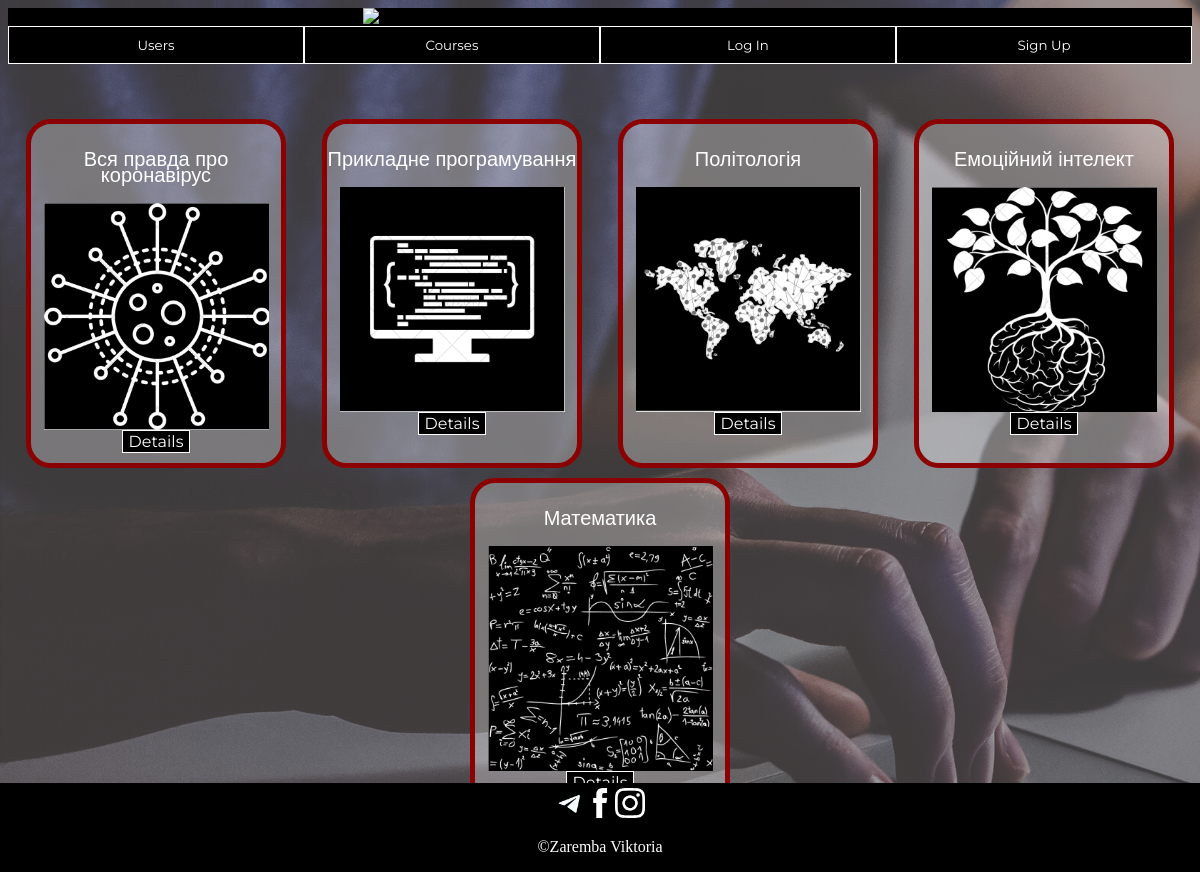
Page /oncourse/ on the committed database.
### oncourse/models.py (models this page shows, shortened)
class Course(models.Model):
    course_name = models.CharField(max_length=200)
    pub_date = models.DateTimeField('date published')
    image = models.ImageField(upload_to='media', blank=True)
    def was_published_recently(self):
        now = timezone.now()
        return now - datetime.timedelta(days=1) <= self.pub_date <= now
    was_published_recently.admin_order_field = 'pub_date'
    was_published_recently.boolean = True
    was_published_recently.short_description = 'Published recently?'

### oncourse/views.py (the view)
# urls.py: path('', views.IndexView.as_view(), name='index'),
class IndexView(ListView):
    template_name = 'oncourse/index.html'
    context_object_name = 'latest_course_list'
    def get_queryset(self):
        return Course.objects.filter(
            pub_date__lte=timezone.now()
        ).order_by('-pub_date')[:5]

### oncourse/templates/oncourse/index.html (shortened to what this page needs)
<!DOCTYPE html>
<html>
{% load static %}
    <head>
        <link rel="stylesheet" type="text/css" href="{% static 'oncourse/style.css' %}">
    </head>
    <body>
        <header class="hstyle">
                <img src="https://document-export.canva.com/DAD3Bx9cC_w/15/thumbnail/0001-5605026286.png" alt="OnCourse logo">
                <nav class="menu">
                {% if user.is_authenticated %}
                <form action="{% url 'oncourse:logout' %}" method="post">
                    {% csrf_token %}
                    <button type="submit">Logout</button>
                </form>
                <form action="{% url 'oncourse:profile' %}" method="post">
                    {% csrf_token %}
                    <button type="submit">Profile</button>
                </form>
                {% else %}
                <form action="{% url 'oncourse:signup' %}" method="post">
                    <button type="submit">Sign Up</button>
                </form>
                <form action="{% url 'oncourse:login' %}" method="post">
                    <button type="submit">Log In</button>
                </form>
                {% endif %}
                <form action="{% url 'oncourse:index' %}" method="get">
                    <button type="submit">Courses</button>
                </form>
                <form action="{% url 'oncourse:userslist' %}" method="get">
                    <button type="submit">Users</button>
                </form>
            </nav>
            </header>
        {% block body %}
            <div class="courses">
                <div class="inline">
                    {% block content %}
                        {% if latest_course_list %}
                            {% for course in latest_course_list %}
                                <div class="course-item">
                                    <p>{{ course.course_name }}</p>
                                    <img src="{{ course.image.url }}">
                                    <form class="" action="{% url 'oncourse:detail' course.id %}" method="">
                                        <button type="submit">Details</button>
                                    </form>
                                </div>
                            {% endfor %}
                        {% else %}
                            <p>No courses are available.</p>
                        {% endif %}
                    {% endblock %}
                </div>
            </div>
        {% endblock %}
        <footer>
            <div class="images">
                <a href="https://t.me/pabeda_30"><img src="../../media/images/telegram.png" alt=""></a>
                <a href="https://www.facebook.com/ViktoriiaZaremba/"><img src="../../media/images/facebook.png" alt=""></a>
                <a href="https://www.instagram.com/_pabeda_/"><img src="../../media/images/instagram.png" alt=""></a>
		    </div>
           <div class="credits">
               <p>©Zaremba Viktoria</p>
           </div>
        </footer>
    </body>
</html>

### oncourse/static/oncourse/style.css (style rules this page uses)
body { background: url("../../media/images/backgrond2.png"); }
.hstyle { background-color: black; margin-bottom: auto; }
.hstyle img { display: block; margin-left: auto; margin-right: auto; width: 40%; height: auto; }
.hstyle .menu button { background-color: black; border: 1px solid white; color: white; width: 25%; padding: 10px 24px; cursor: pointer; float: right; font-family: 'Montserrat', sans-serif; }
.hstyle .menu:after { content: ""; clear: both; display: table; }
.courses { padding-top: 50px; padding-bottom: 50px; }
.courses .inline { display: flex; flex-flow: row wrap; justify-content: space-around; padding: 0; margin: 0; list-style: none; }
.courses .inline .course-item { border-radius: 25px; border: 5px solid darkred; background-color: rgba(255,255,255,0.3); width: 250px; height: auto; padding-top: 7px; padding-bottom: 10px; margin: 5px; font-family: 'Raleway', sans-serif; }
.courses .inline .course-item img { display: block; margin: 0 auto; width: 90%; height: auto; }
.courses .inline .course-item p { font-size: 20px; text-align: center; color: white; line-height: 0.8; }
.courses .inline .course-item button { background-color: black; border: 1px solid white; color: white; width: auto; height: auto; cursor: pointer; display: block; margin: 0 auto; font-size: 16px; font-family: 'Montserrat', sans-serif; }
footer { position: fixed; background: black; left: 0; bottom: 0; width: 100%; }
footer .images { display: -webkit-box; display: -ms-flexbox; display: flex; -webkit-box-pack: center; -ms-flex-pack: center; justify-content: center; -webkit-box-align: center; -ms-flex-align: center; align-items: center; }
footer .images img { width: 30px; height: auto; margin-top: 5px; }
footer .credits { display: -webkit-box; display: -ms-flexbox; display: flex; -webkit-box-pack: center; -ms-flex-pack: center; justify-content: center; -webkit-box-align: center; -ms-flex-align: center; align-items: center; color: white; }

### rows in the picture
Course: course_name "Вся правда про коронавірус", image (picture)
Course: course_name "Прикладне програмування", image (picture)
Course: course_name "Політологія", image (picture)
Course: course_name "Емоційний інтелект", image (picture)
Course: course_name "Математика", image (picture)
